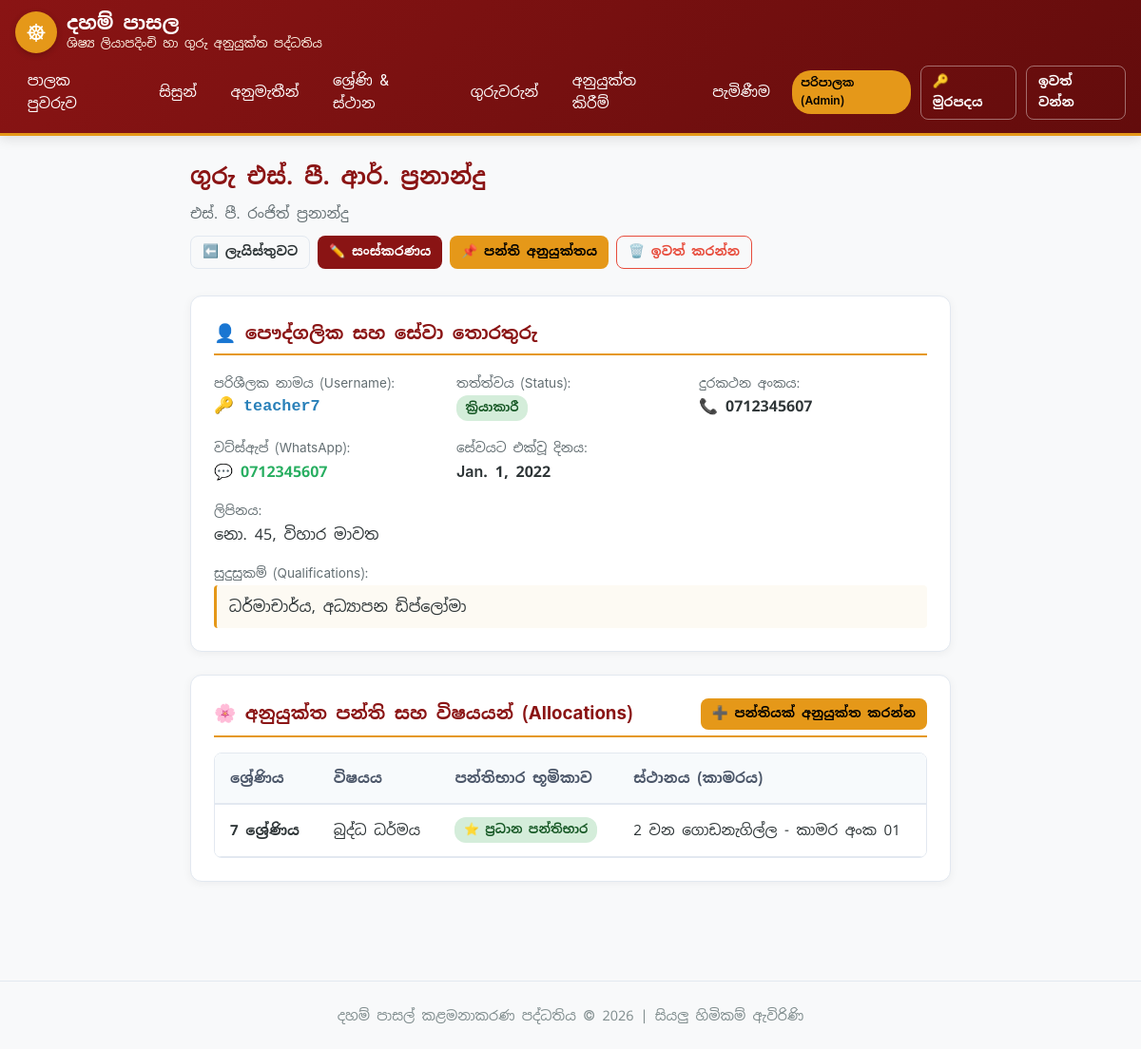
Screenshot of /teachers/7/ (signed in) with the database file from the repository.
### teachers/models.py (models this page shows, shortened)
class Teacher(models.Model):
    TITLE_CHOICES = [
        ('VEN', 'පූජ්‍ය (Venerable)'),
        ('MR', 'ගුරු මයා (Mr.)'),
        ('MRS', 'ගුරු මිය (Mrs.)'),
        ('MISS', 'මෙනවිය (Miss)'),
    ]
    user = models.OneToOneField(
        User,
        on_delete=models.SET_NULL,
        null=True,
        blank=True,
        related_name='teacher_profile',
        verbose_name='පරිශීලක ගිණුම'
    )
    title = models.CharField(max_length=10, choices=TITLE_CHOICES, default='MR', verbose_name='ගෞරව නාමය')
    full_name_sinhala = models.CharField(max_length=255, verbose_name='සම්පූර්ණ නම (සිංහලෙන්)')
    name_with_initials = models.CharField(max_length=255, verbose_name='මුලකුරු සමඟ නම')
    phone = models.CharField(max_length=20, verbose_name='දුරකථන අංකය')
    whatsapp_phone = models.CharField(max_length=20, blank=True, verbose_name='වට්ස්ඇප් (WhatsApp) අංකය')
    address = models.TextField(blank=True, verbose_name='ලිපිනය')
    qualifications = models.TextField(blank=True, verbose_name='සුදුසුකම් (උදා: ධර්මාචාර්ය, උපාධිධාරී)')
    date_joined = models.DateField(null=True, blank=True, verbose_name='සේවයට බැඳුණු දිනය')
    is_active = models.BooleanField(default=True, verbose_name='ක්‍රියාකාරී ගුරුභවතෙක්ද?')
    class Meta:
        ordering = ['full_name_sinhala']
        verbose_name = 'ගුරුභවතා'
        verbose_name_plural = 'ගුරුභවතුන් (Teachers)'
    @property
    def display_name(self):
        title_str = self.get_title_display().split()[0]
        return f"{title_str} {self.name_with_initials}"

class TeacherAllocation(models.Model):
    teacher = models.ForeignKey(Teacher, on_delete=models.CASCADE, related_name='allocations', verbose_name='ගුරුභවතා')
    class_section = models.ForeignKey(ClassSection, on_delete=models.CASCADE, related_name='teacher_allocations', verbose_name='පන්තිය')
    subject = models.CharField(max_length=100, default='බුද්ධ ධර්මය', verbose_name='විෂයය (Subject)')
    is_class_teacher = models.BooleanField(default=False, verbose_name='ප්‍රධාන පන්තිභාර ගුරුභවතාද?')
    class Meta:
        unique_together = ('teacher', 'class_section', 'subject')
        verbose_name = 'ගුරු අනුයුක්තය'
        verbose_name_plural = 'ගුරු අනුයුක්ත කිරීම් (Teacher Allocations)'

### academics/models.py (models this page shows, shortened)
class ClassSection(models.Model):
    grade_level = models.ForeignKey(GradeLevel, on_delete=models.CASCADE, related_name='sections', verbose_name='ශ්‍රේණිය')
    academic_year = models.ForeignKey(AcademicYear, on_delete=models.CASCADE, related_name='sections', verbose_name='අධ්‍යයන වර්ෂය')
    section_name = models.CharField(max_length=50, default='ප්‍රධාන', verbose_name='කාණ්ඩය / පන්තියේ නම')
    classroom = models.ForeignKey(Classroom, on_delete=models.SET_NULL, null=True, blank=True, verbose_name='පන්ති කාමරය')
    class Meta:
        unique_together = ('grade_level', 'academic_year', 'section_name')
        ordering = ['grade_level__order_index', 'section_name']
        verbose_name = 'පන්තිය'
        verbose_name_plural = 'පන්ති (Class Sections)'

class GradeLevel(models.Model):
    name = models.CharField(max_length=100, verbose_name='ශ්‍රේණියේ නම (Sinhala)')
    english_name = models.CharField(max_length=100, blank=True, verbose_name='නම (English)')
    order_index = models.PositiveIntegerField(default=1, verbose_name='අනුපිළිවෙල අංකය')
    description = models.TextField(blank=True, verbose_name='විස්තරය')
    class Meta:
        ordering = ['order_index']
        verbose_name = 'ශ්‍රේණිය'
        verbose_name_plural = 'ශ්‍රේණි (Grades)'

class Classroom(models.Model):
    name = models.CharField(max_length=100, verbose_name='ශාලාව / කාමරයේ නම')
    capacity = models.PositiveIntegerField(default=40, verbose_name='ධාරිතාව')
    class Meta:
        verbose_name = 'පන්ති කාමරය / ශාලාව'
        verbose_name_plural = 'පන්ති කාමර / ශාලා'

### teachers/views.py (the view)
# urls.py: path('teachers/<int:teacher_id>/', views.teacher_detail, name='teacher_detail'),
@login_required
def teacher_detail(request, teacher_id):
    teacher = get_object_or_404(Teacher, id=teacher_id)
    allocations = teacher.allocations.select_related('class_section', 'class_section__grade_level', 'class_section__classroom')
    return render(request, 'teachers/teacher_detail.html', {
        'teacher': teacher,
        'allocations': allocations,
    })

### accounts/context_processors.py (called while the page is built, shortened)
def user_role_context(request):
    role = 'TEACHER'
    if request.user.is_superuser:
        role = 'ADMIN'
    elif hasattr(request.user, 'profile'):
        role = request.user.profile.role
    is_admin = role == 'ADMIN' or request.user.is_superuser
    is_principal = role == 'PRINCIPAL'
    is_teacher = role == 'TEACHER'
    is_staff_or_admin = is_admin or is_principal
    return {
        'user_role': role,
        'is_admin': is_admin,
        'is_principal': is_principal,
        'is_teacher': is_teacher,
        'is_staff_or_admin': is_staff_or_admin,
    }

### templates/teachers/teacher_detail.html (shortened to what this page needs)
{% extends 'base.html' %}
{% block content %}
<div style="max-width: 800px; margin: 1.5rem auto;">
    <div class="card-header-temple" style="border-bottom: none; margin-bottom: 1rem;">
        <div>
            <h2>{{ teacher.display_name }}</h2>
            <p style="color: var(--text-muted); font-size: 0.95rem;">{{ teacher.full_name_sinhala }}</p>
        </div>
        <div style="display: flex; gap: 8px;">
            <a href="{% url 'teacher_list' %}" class="btn btn-outline btn-sm">⬅️ ලැයිස්තුවට</a>
            {% if is_staff_or_admin %}
                <a href="{% url 'edit_teacher' teacher.id %}" class="btn btn-primary btn-sm">✏️ සංස්කරණය</a>
                <a href="{% url 'allocate_teacher' %}" class="btn btn-gold btn-sm">📌 පන්ති අනුයුක්තය</a>
                <a href="{% url 'delete_teacher' teacher.id %}" class="btn btn-outline btn-sm" style="color: #e74c3c; border-color: #e74c3c;">🗑️ ඉවත් කරන්න</a>
            {% endif %}
        </div>
    </div>
    <div class="card-box" style="margin-bottom: 1.5rem;">
        <h3 style="color: #8a1414; border-bottom: 2px solid var(--accent-gold); padding-bottom: 0.4rem; margin-bottom: 1rem;">
            👤 පෞද්ගලික සහ සේවා තොරතුරු
        </h3>
        <div style="display: grid; grid-template-columns: repeat(auto-fit, minmax(240px, 1fr)); gap: 15px;">
            <div>
                <span style="color: var(--text-muted); font-size: 0.85rem;">පරිශීලක නාමය (Username):</span>
                <div style="font-weight: 600; font-family: monospace; font-size: 1.05rem; color: #2980b9;">
                    🔑 {{ teacher.user.username|default:"ගිණුමක් සකසා නැත" }}
                </div>
            </div>
            <div>
                <span style="color: var(--text-muted); font-size: 0.85rem;">තත්ත්වය (Status):</span>
                <div>
                    {% if teacher.is_active %}
                        <span class="status-pill status-approved">ක්‍රියාකාරී</span>
                    {% else %}
                        <span class="status-pill status-rejected">අක්‍රිය</span>
                    {% endif %}
                </div>
            </div>
            <div>
                <span style="color: var(--text-muted); font-size: 0.85rem;">දුරකථන අංකය:</span>
                <div style="font-weight: 600;">
                    <a href="tel:{{ teacher.phone }}" style="color: inherit; text-decoration: none;">📞 {{ teacher.phone }}</a>
                </div>
            </div>
            <div>
                <span style="color: var(--text-muted); font-size: 0.85rem;">වට්ස්ඇප් (WhatsApp):</span>
                <div style="font-weight: 600;">
                    {% if teacher.whatsapp_phone %}
                        <a href="https://wa.me/{{ teacher.whatsapp_phone }}" target="_blank" style="color: #27ae60; text-decoration: none;">
                            💬 {{ teacher.whatsapp_phone }}
                        </a>
                    {% else %}
                        -
                    {% endif %}
                </div>
            </div>
            <div>
                <span style="color: var(--text-muted); font-size: 0.85rem;">සේවයට එක්වූ දිනය:</span>
                <div style="font-weight: 600;">{{ teacher.date_joined|default:"සඳහන් කර නැත" }}</div>
            </div>
            <div style="grid-column: 1 / -1;">
                <span style="color: var(--text-muted); font-size: 0.85rem;">ලිපිනය:</span>
                <div>{{ teacher.address|default:"-" }}</div>
            </div>
            <div style="grid-column: 1 / -1;">
                <span style="color: var(--text-muted); font-size: 0.85rem;">සුදුසුකම් (Qualifications):</span>
                <div style="background: #fdfaf3; padding: 0.6rem 0.8rem; border-radius: 4px; border-left: 3px solid var(--accent-gold);">
                    {{ teacher.qualifications|default:"සුදුසුකම් ඇතුළත් කර නොමැත" }}
                </div>
            </div>
        </div>
    </div>
    <div class="card-box">
        <div style="display: flex; justify-content: space-between; align-items: center; margin-bottom: 1rem; border-bottom: 2px solid var(--accent-gold); padding-bottom: 0.4rem;">
            <h3 style="color: #8a1414; margin-bottom: 0;">
                🌸 අනුයුක්ත පන්ති සහ විෂයයන් (Allocations)
            </h3>
            {% if is_staff_or_admin %}
                <a href="{% url 'allocate_teacher' %}" class="btn btn-gold btn-sm">➕ පන්තියක් අනුයුක්ත කරන්න</a>
            {% endif %}
        </div>
        {% if allocations %}
            <div class="responsive-table-wrapper">
                <table class="temple-table">
                    <thead>
                        <tr>
                            <th>ශ්‍රේණිය</th>
                            <th>විෂයය</th>
                            <th>පන්තිභාර භූමිකාව</th>
                            <th>ස්ථානය (කාමරය)</th>
                        </tr>
                    </thead>
                    <tbody>
                        {% for alloc in allocations %}
                        <tr>
                            <td><strong>{{ alloc.class_section.grade_level.name }}</strong></td>
                            <td>{{ alloc.subject }}</td>
                            <td>
                                {% if alloc.is_class_teacher %}
                                    <span class="status-pill status-approved">⭐ ප්‍රධාන පන්තිභාර</span>
                                {% else %}
                                    <span style="color: var(--text-muted);">විෂය භාර</span>
                                {% endif %}
                            </td>
                            <td>{{ alloc.class_section.classroom.name|default:"වෙන් කර නොමැත" }}</td>
                        </tr>
                        {% endfor %}
                    </tbody>
                </table>
            </div>
        {% else %}
            <div style="text-align: center; padding: 2rem; color: var(--text-muted);">
                මෙම ගුරුභවතාට තවමත් පන්තියක් හෝ විෂයයක් අනුයුක්ත කර නොමැත.
            </div>
        {% endif %}
    </div>
</div>
{% endblock %}

### static/css/style.css (style rules this page uses)
:root { --primary-color: #8a1414; --primary-dark: #630c0c; --accent-gold: #e59819; --accent-gold-light: #fef5e7; --text-main: #2d3436; --text-muted: #636e72; --bg-body: #f8f9fa; --card-bg: #ffffff; --border-color: #e2e8f0; --success-green: #2ecc71; --danger-red: #e74c3c; --warning-yellow: #f1c40f; --font-stack: "Iskoola Pota", "IskoolaPota", "Noto Sans Sinhala", -apple-system, BlinkMacSystemFont, "Segoe UI", Roboto, sans-serif; }
* { box-sizing: border-box; margin: 0; padding: 0; }
body { font-family: var(--font-stack); background-color: var(--bg-body); color: var(--text-main); line-height: 1.6; font-size: 16px; -webkit-font-smoothing: antialiased; }
h1, h2, h3, h4, h5, h6 { font-family: var(--font-stack); color: var(--primary-color); font-weight: 700; margin-bottom: 0.5rem; }
.card-box { background: var(--card-bg); border-radius: 12px; box-shadow: 0 2px 10px rgba(0,0,0,0.05); border: 1px solid var(--border-color); padding: 1.5rem; margin-bottom: 1.5rem; }
.card-header-temple { border-bottom: 2px solid var(--accent-gold-light); padding-bottom: 0.75rem; margin-bottom: 1.25rem; display: flex; justify-content: space-between; align-items: center; flex-wrap: wrap; gap: 10px; }
.btn { display: inline-flex; align-items: center; justify-content: center; font-family: var(--font-stack); font-size: 1rem; font-weight: 600; padding: 0.65rem 1.25rem; border-radius: 8px; border: none; cursor: pointer; text-decoration: none; transition: all 0.2s ease; gap: 6px; }
.btn-primary { background-color: var(--primary-color); color: #ffffff; }
.btn-gold { background-color: var(--accent-gold); color: #000; }
.btn-outline { background: transparent; border: 1.5px solid var(--border-color); color: var(--text-main); }
.btn-sm { padding: 0.35rem 0.75rem; font-size: 0.85rem; }
.responsive-table-wrapper { overflow-x: auto; border-radius: 8px; border: 1px solid var(--border-color); }
.temple-table { width: 100%; border-collapse: collapse; font-size: 0.95rem; background: #fff; }
.temple-table th { background-color: #f7fafc; color: #4a5568; padding: 0.85rem 1rem; font-weight: 600; text-align: left; border-bottom: 2px solid var(--border-color); }
.temple-table td { padding: 0.85rem 1rem; border-bottom: 1px solid var(--border-color); }
.status-pill { display: inline-block; padding: 0.2rem 0.6rem; border-radius: 12px; font-size: 0.8rem; font-weight: 600; }
.status-approved { background-color: #d4edda; color: #155724; }

### rows the page displays
Teacher: display_name "ගුරු එස්. පී. ආර්. ප්‍රනාන්දු", full_name_sinhala "එස්. පී. රංජිත් ප්‍රනාන්දු", user.username "teacher7", phone "0712345607", whatsapp_phone "0712345607", date_joined "Jan. 1, 2022", address "නො. 45, විහාර මාවත", qualifications "ධර්මාචාර්ය, අධ්‍යාපන ඩිප්ලෝමා"
TeacherAllocation: class_section.grade_level.name "7 ශ්‍රේණිය", subject "බුද්ධ ධර්මය", is_class_teacher "⭐ ප්‍රධාන පන්තිභාර", class_section.classroom.name "2 වන ගොඩනැගිල්ල - කාමර අංක 01"
